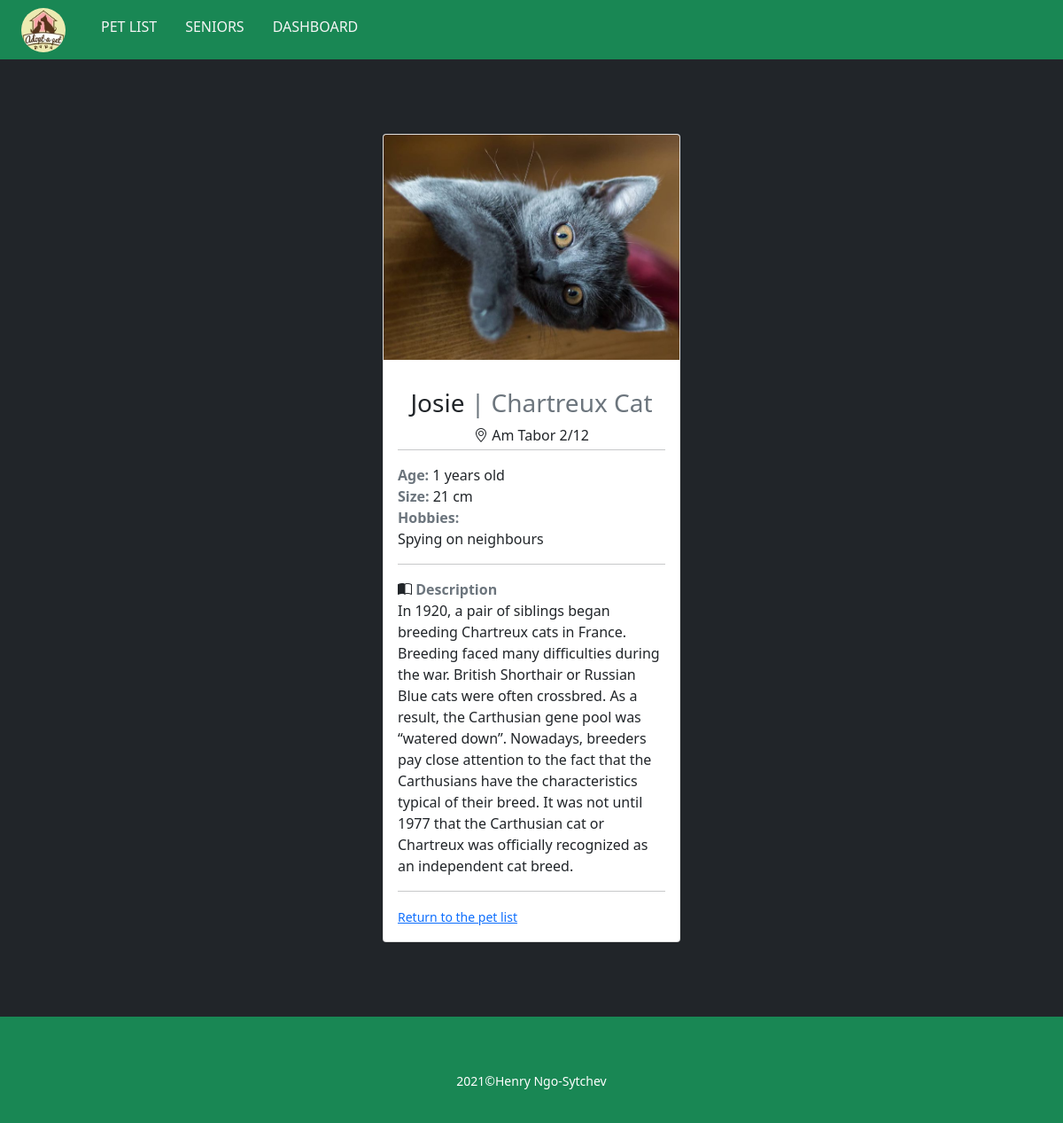
Page /CR-11/CRUD/animals/details.php?id=2 (signed in) on the committed database.
### tables this page shows
CREATE TABLE `animals` (
  `animal_id` int(5) NOT NULL,
  `name` varchar(30) NOT NULL,
  `breed` varchar(50) NOT NULL,
  `picture` varchar(255) DEFAULT NULL,
  `location` varchar(100) DEFAULT NULL,
  `description` text DEFAULT NULL,
  `size` float DEFAULT NULL,
  `age` float DEFAULT NULL,
  `hobbies` varchar(100) DEFAULT NULL
);

### CR-11/CRUD/animals/details.php (the view, shortened to what this page needs)
<?php
    require_once("../components/db_connect.php");
    if(@$_GET["id"]){
        $id = $_GET["id"];
        $sql = "SELECT * FROM animals WHERE animal_id = '{$id}'";
        $query = mysqli_query($connect, $sql);
        $result = mysqli_fetch_all($query, MYSQLI_ASSOC);
        $display = "";
        if(mysqli_num_rows($query) == 1){
            foreach($result as $row){
                $display = "
                <div class='card my-5 mx-auto' style='width: 21rem;'>
                    <img class='card-img-top img-fluid' src='../pictures/{$row["picture"]}' alt='Card image cap'>
                    <div class='card-body'>
                        <h3 class='card-title text-center mt-3'>{$row["name"]}
                        <span class='card-subtitle text-secondary'> | {$row["breed"]}</span></h3>
                        <p class='text-center my-0'><i class='bi bi-geo-alt'></i> {$row["location"]}
                        </p>
                        <hr class='mt-1'>
                        <p class='p-0 m-0'>
                        <span class='text-secondary fw-bold'>Age:</span> {$row["age"]} years old </p>
                        <p class='p-0 m-0'><span class='text-secondary fw-bold'>Size:</span> {$row["size"]} cm </p>
                        <p class='p-0 m-0'><span class='text-secondary fw-bold'>Hobbies:</span><br>{$row["hobbies"]}</p>
                        <hr>
                        <p class='card-text'><i class='bi bi-book-half'></i> <b class='text-secondary'>Description</b><br>{$row["description"]}</p>
                        <hr>
                        <p class='d-none card-text text-center'>
                            <small'>
                            <a class='btn btn-primary text-light p-0 m-0 w-50' href='adoption.php'>Take me home</a>
                            </small>
                        </p>
                        <p class='d-none card-text text-center" . (isset($_SESSION['user'])?'d-none': '') . "'>
                            <small'>
                                <a class='btn btn-outline-dark py-0 m-0 w-50' href='../dashBoard.php'>Dashboard</a>
                            </small>
                        </p>
                        <p class='card-text text-center" . (isset($_SESSION['adm'])?'d-none': '') . "'>
                            <small class='mt-2'>
                                <a href='index.php'>Return to the pet list</a>
                            </small>
                        </p>
                    </div>
                </div>
                ";
            }
        } else {
            header("error.php");
        }
    } else {
        echo "The record you are trying to see is not available";
        header("error.php");
    }
?>
<!DOCTYPE html>
<html lang="en">
<head>
    <?php
    require_once("../components/bootstrap.php");
    ?>
</head>
<body>
    <?php
    require_once("../components/navbar.php"); ?>
    <main class="bg-dark h-100">
    <?php echo ($display)?:"";?>
    </main>
    <?php require_once("../components/footer.php"); ?>
</body>
</html>

### CR-11/CRUD/animals/details.php (style rules this page uses)
main { min-height: 100vh; padding: 3% 15%; }

### rows in the picture
animals: picture (picture), name "Josie", breed "Chartreux Cat", location "Am Tabor 2/12", age "1", size "21", hobbies "Spying on neighbours", description "In 1920, a pair of siblings began breeding Chartreux cats in France. Breeding faced many difficulties during the war. British Shorthair or Russian Blue cats were often crossbred. As a result, the Carthusian gene pool was “watered down”. Nowadays, breeders pay close attention to the fact that the Carthusians have the characteristics typical of their breed. It was not until 1977 that the Carthusian cat or Chartreux was officially recognized as an independent cat breed."
